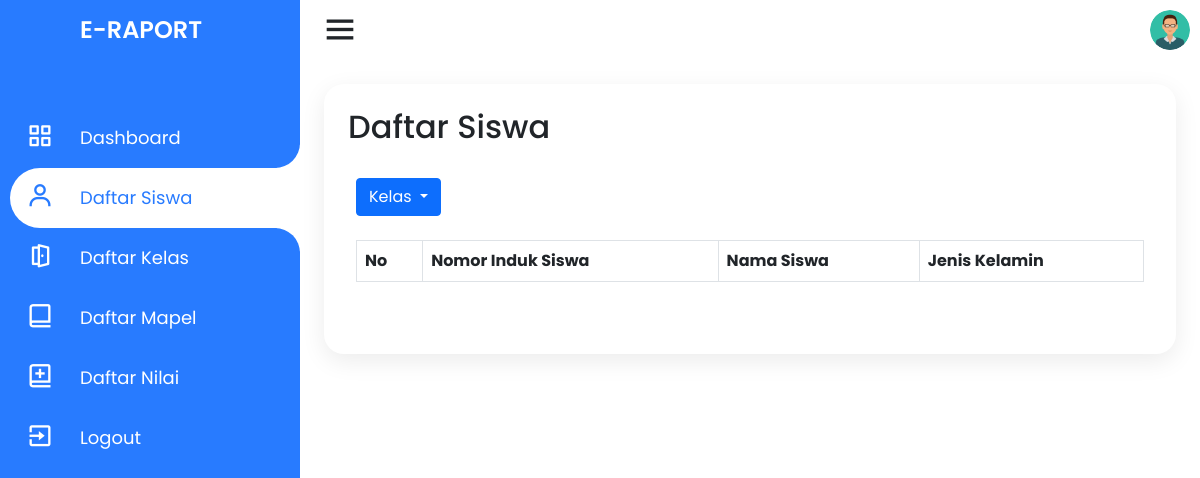
The app's page /guru/daftar-siswa.php?kls=1&p=2 (signed in), older data.
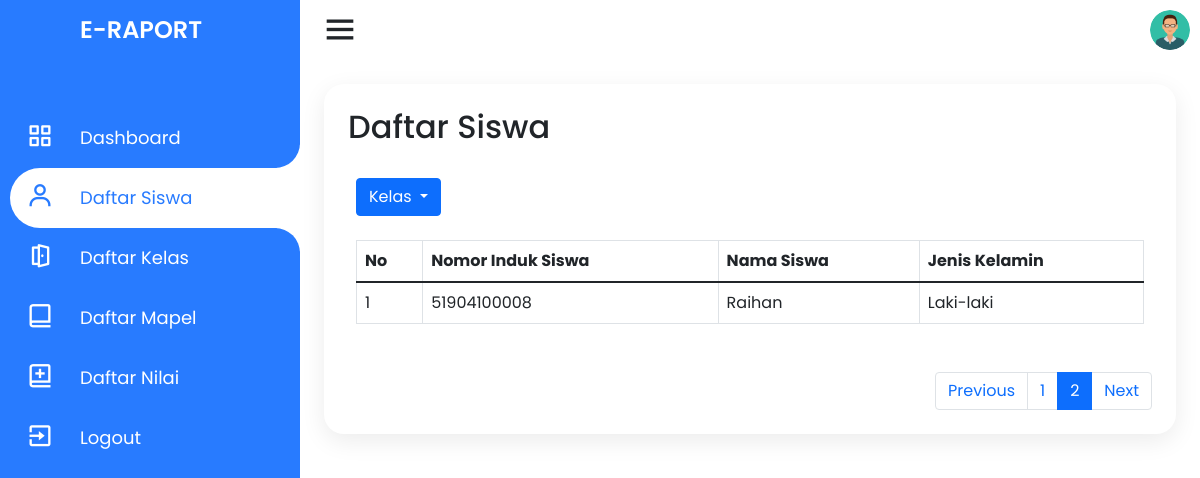
The same page, newer data.
### tables this page shows
CREATE TABLE `siswa` (
  `nis` varchar(11) NOT NULL,
  `nama_siswa` varchar(50) NOT NULL,
  `jenis_kelamin` enum('Laki-laki','Perempuan') NOT NULL,
  `alamat` text NOT NULL,
  `email` varchar(50) NOT NULL,
  `no_telp` varchar(14) NOT NULL,
  `agama` enum('Islam','Kristen','Katolik','Hindu','Buddha','Konghuchu') NOT NULL,
  `id_kelas` int(11) NOT NULL,
  `tanggal_lahir` date NOT NULL,
  `password` varchar(255) NOT NULL,
  PRIMARY KEY (`nis`),
  KEY `siswa_ibfk_1` (`id_kelas`),
  CONSTRAINT `siswa_ibfk_1` FOREIGN KEY (`id_kelas`) REFERENCES `kelas` (`id_kelas`) ON DELETE CASCADE ON UPDATE CASCADE
);

### model/siswa.php (called while the page is built, shortened)
<?php
require_once dirname(__FILE__) .'/../connection.php';
class Siswa {
    public function get_daftar_siswa_by_kelas($id_kelas, $limit, $offset)
    {
        global $conn;
        $query = "SELECT * FROM siswa WHERE id_kelas = $id_kelas LIMIT $limit OFFSET $offset";
        $result = $conn->query($query);
        if ($result) {
            return $result;
        } else {
            return false;
        }
    }
}
?>

### model/kelas.php (called while the page is built, shortened)
<?php
require_once dirname(__FILE__) . '/../connection.php';
class Kelas
{
    public function get_jumlah_siswa_kelas($idkelas)
    {
        global $conn;
        $query = "SELECT COUNT(*) As total_records FROM siswa WHERE id_kelas = $idkelas";
        $result = $conn->query($query);
        if ($result && $result->num_rows > 0) {
            $row = $result->fetch_assoc();
            return $row['total_records'];
        } else {
            return 0;
        }
    }
}

### guru/daftar-siswa.php (the view, shortened to what the changed rows need)
<?php
require_once dirname(__FILE__) . '/../connection.php';
require_once dirname(__FILE__) . '/../model/kelas.php';
require_once dirname(__FILE__) . '/../model/siswa.php';
if (!isset($_GET['p'])) {
    $page_no = 1;
} else {
    $page_no = $_GET['p'];
}
if (!isset($_GET['kls'])) {
    $kelas_id = 1;
} else {
    $kelas_id = $_GET['kls'];
}
$kelas = new Kelas();
$records_per_page = 30;
$offset = ($page_no - 1) * $records_per_page;
$previous_page = $page_no - 1;
$next_page = $page_no + 1;
$total_records = $kelas->get_jumlah_siswa_kelas($kelas_id);
$total_no_of_pages = ceil($total_records / $records_per_page);
$siswa = new Siswa();
?>
<!DOCTYPE html>
<html lang="en" dir="ltr">
<head>
    <link rel="stylesheet" href="style.css">
    <link href='https://unpkg.com/boxicons@2.0.7/css/boxicons.min.css' rel='stylesheet'>
    <link href="https://cdn.jsdelivr.net/npm/bootstrap@5.1.3/dist/css/bootstrap.min.css" rel="stylesheet">
    <link rel="stylesheet" href="../assets/css/style.css">
</head>
<body>
    <div class="container">
        <div class="navigation">
            <ul>
                <li>
                    <a href="#">
                        <h1 class="title">E-Raport</h1>
                    </a>
                </li>
            </ul>
        </div>
    </div>
    <div class="main">
        <div class="konten">
            <h2 class="konten_title">
                Daftar Siswa
            </h2>
            <div class="konten_isi">
                <div class="konten_table table-responsive">
                    <table class="table table-bordered">
                        <thead>
                            <tr>
                                <th>No</th>
                                <th>Nomor Induk Siswa</th>
                                <th>Nama Siswa</th>
                                <th>Jenis Kelamin</th>
                            </tr>
                        </thead>
                        <tbody>
                            <?php
                            $result_siswa = $siswa->get_daftar_siswa_by_kelas($kelas_id, $records_per_page, $offset);
                            $no = 1;
                            if ($result_siswa && $result_siswa->num_rows > 0) {
                                while ($row = $result_siswa->fetch_assoc()) {
                            ?>
                                    <tr>
                                        <td><?php echo $no ?></td>
                                        <td><?php echo $row['nis'] ?></td>
                                        <td><?php echo $row['nama_siswa'] ?></td>
                                        <td><?php echo $row['jenis_kelamin'] ?></td>
                                    </tr>
                            <?php
                                    $no++;
                                }
                            }
                            ?>
                        </tbody>
                    </table>
                </div>
            </div>
            <div class="konten_nav">
                <nav aria-label="Page Navigation">
                    <ul class="pagination">
                        <?php
                        if ($total_no_of_pages > 1) {
                        ?>
                            <li class="page-item"><a class="page-link" href="<?php echo "?kls=$kelas_id&$previous_page"; ?>">Previous</a></li>
                            <?php
                            for ($i = 1; $i <= $total_no_of_pages; $i++) {
                            ?>
                                <li class='page-item <?php echo $i == $page_no ? "active" : "" ?>'><a class='page-link' href='<?php echo "?kls=$kelas_id&p=$i"; ?>'><?php echo $i; ?></a></li>
                            <?php
                            }
                            ?>
                            <li class="page-item"><a class="page-link" href="<?php echo "?kls=$kelas_id&$next_page" ?>">Next</a></li>
                        <?php
                        }
                        ?>
                    </ul>
                </nav>
            </div>
        </div>
</body>
</html>

Row changes from the older to the newer data that the page shows:
added siswa: nis "51904100008", nama_siswa "Raihan", jenis_kelamin "Laki-laki"
Text that changed along with them:
text now shown: "Previous Next"
new list line: "1"
new list line: "2"
